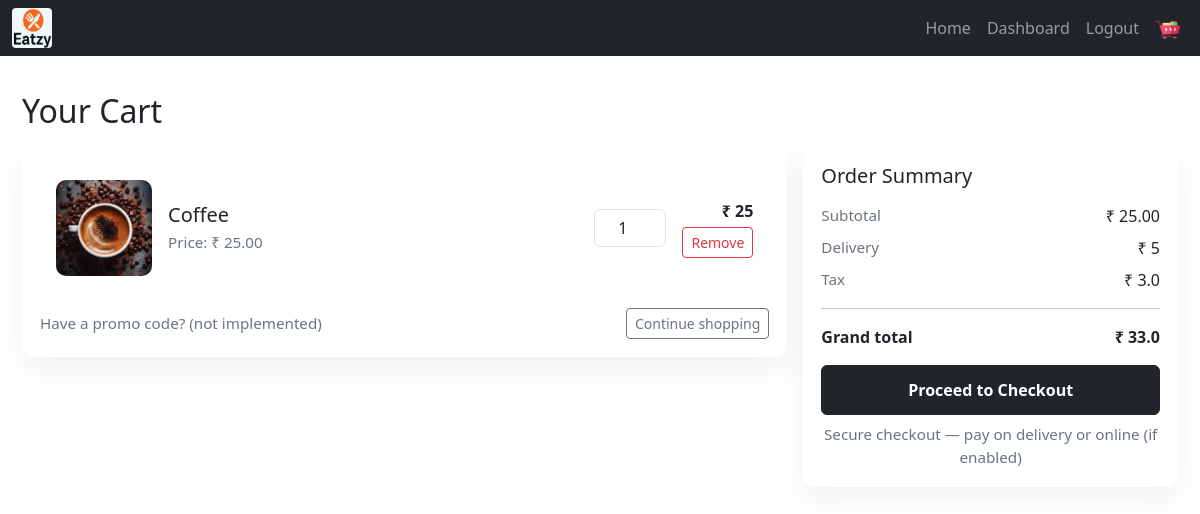
Page /cart/ (signed in) on the committed database.
### cart/models.py (models this page shows)
class cartItems(models.Model):
    cart = models.ForeignKey(Cart, on_delete=models.CASCADE, related_name='items')
    item = models.ForeignKey(foodItems, on_delete=models.CASCADE)
    quantity = models.PositiveIntegerField(default=1)

### venders/models.py (models this page shows, shortened)
class foodItems(models.Model):
    vender = models.ForeignKey(multiVenders, on_delete=models.CASCADE, related_name='food_items')
    food_name = models.CharField(max_length=50)
    food_desc = models.CharField(max_length=100)
    price = models.DecimalField(max_digits=8, decimal_places=2)
    food_img = models.ImageField(upload_to='foodimg', blank=True, null=True)

### cart/views.py (the view)
# urls.py: path('',views.DisplayCart,name='cart'),
def DisplayCart(request):
    cart = request.user.cart
    cart_items = cart.items.all()
    subtotal = 0
    for item in cart_items:
        subtotal += item.item.price * item.quantity
    tax = float(subtotal)*0.12
    del_fee = 5*len(cart_items)
    grandtotal = float(subtotal) + tax + del_fee
    return render(request,'cart.html',{'cart_items':cart_items,'subtotal':subtotal,'tax':round(tax,2),'delivery_fee':del_fee,'grandtotal':round(grandtotal,2)})

### templates/cart.html (shortened to what this page needs)
{% extends "base.html" %}
{% load static %}
{% block start %}
<div class="container cart-wrap">
  <h2 class="mb-3">Your Cart</h2>
  <div class="row g-3">
    <div class="col-12 col-lg-8">
      <div class="cart-card">
        {% if cart_items %}
          <div class="list-group list-group-flush">
            {% for item in cart_items %}
              <div class="list-group-item py-3">
                <div class="row align-items-center gx-3">
                  <div class="col-auto">
                    {% if item.item.food_img %}
                      <img src="{{ item.item.food_img.url }}" alt="{{ item.food_name }}" class="item-thumb">
                    {% else %}
                      <img src="{% static 'images/placeholder.png' %}" alt="placeholder" class="item-thumb">
                    {% endif %}
                  </div>
                  <div class="col">
                    <h5 class="mb-1">{{ item.item.food_name }}</h5>
                    <div class="muted-small">Price: ₹ {{ item.item.price }}</div>
                  </div>
                  <div class="col-auto d-flex align-items-center gap-2">
                    <form method="post" action="{% url 'change_quantity' item.id %}" class="d-flex align-items-center">
                      <input type="number" name="quantity" value="{{ item.quantity }}" min="1" class="form-control qty-input" onchange="this.form.submit()">
                    </form>
                  </div>
                  <div class="col-auto text-end">
                    <div class="mb-1"><strong>₹ {% widthratio item.item.price 1 item.quantity %}
</strong></div>
                    <form method="post" action="{% url 'delete' item.id %}">
                      <button type="submit" class="btn btn-sm btn-outline-danger">Remove</button>
                    </form>
                  </div>
                </div>
              </div>
            {% endfor %}
          </div>
          <div class="mt-3 d-flex justify-content-between align-items-center">
            <div class="muted-small">Have a promo code? (not implemented)</div>
            <div>
              <a href="{% url 'home' %}" class="btn btn-outline-secondary btn-sm">Continue shopping</a>
            </div>
          </div>
        {% endif %}
      </div>
    </div>
    <div class="col-12 col-lg-4">
      <div class="summary-card">
        <h5 class="mb-3">Order Summary</h5>
        <div class="d-flex justify-content-between mb-2">
          <div class="muted-small">Subtotal</div>
          <div>₹ {{ subtotal|default:0 }}</div>
        </div>
        <div class="d-flex justify-content-between mb-2">
          <div class="muted-small">Delivery</div>
          <div>₹ {{ delivery_fee|default:0 }}</div>
        </div>
        <div class="d-flex justify-content-between mb-2">
          <div class="muted-small">Tax</div>
          <div>₹ {{ tax|default:0 }}</div>
        </div>
        <hr>
        <div class="d-flex justify-content-between mb-3">
          <div><strong>Grand total</strong></div>
          <div><strong>₹ {{grandtotal}}</strong></div>
        </div>
        <form method="get" action="">
          <button type="submit" class="btn btn-dark btn-checkout">Proceed to Checkout</button>
        </form>
        <small class="muted-small d-block text-center mt-2">Secure checkout — pay on delivery or online (if enabled)</small>
      </div>
    </div>
  </div>
</div>
{% endblock start %}

### templates/cart.html (style rules this page uses)
.cart-wrap { max-width: 1180px; margin: 36px auto; }
.cart-card { background:#fff; padding:18px; border-radius:12px; box-shadow:0 12px 32px rgba(0,0,0,0.06); }
.item-thumb { width:96px; height:96px; object-fit:cover; border-radius:10px; background:#f6f6f6; }
.qty-input { width:72px; text-align:center; }
.muted-small { color:#6c757d; font-size:0.95rem; }
.summary-card { border-radius:12px; padding:18px; background:#fff; box-shadow:0 12px 32px rgba(0,0,0,0.06); }
.btn-checkout { width:100%; padding:12px; font-weight:700; }

### rows in the picture
cartItems: item.food_img (picture), item.food_name "Coffee", item.price "25.00", quantity "1", item+quantity "25"

### other values in the picture
{{ subtotal|default:0 }} "25.00"
{{ delivery_fee|default:0 }} "5"
{{ tax|default:0 }} "3.0"
{{ grandtotal }} "33.0"
